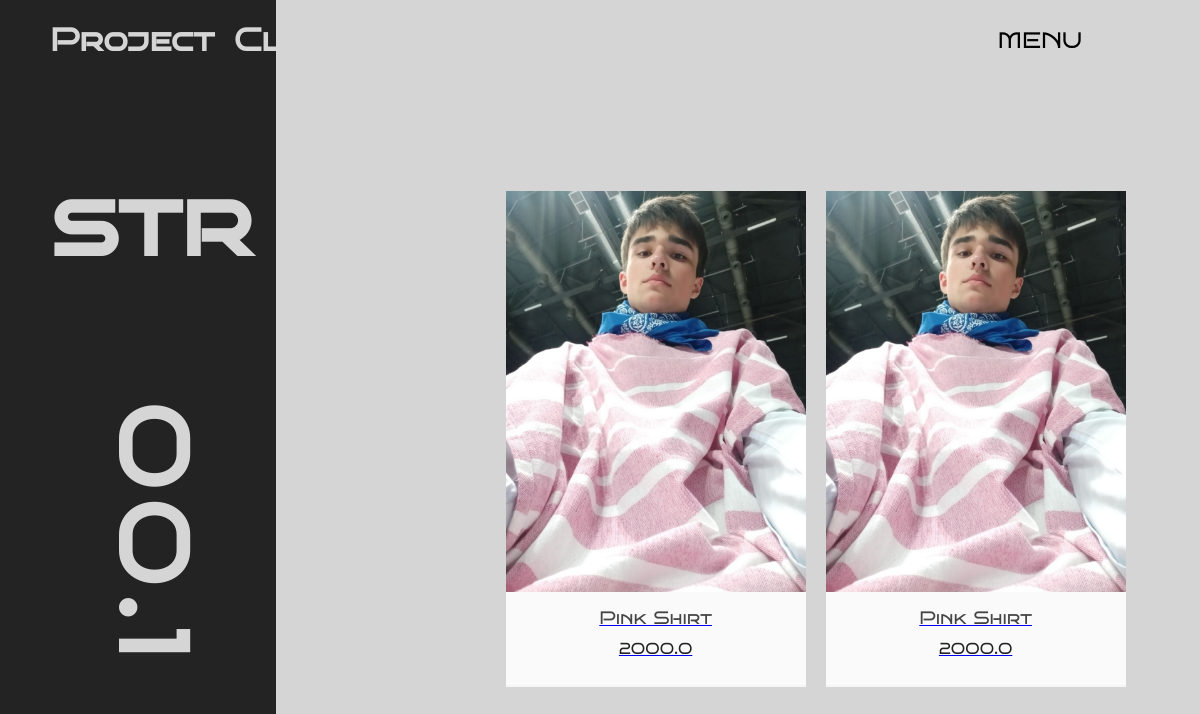
/catalog, run on the app's committed database.
### Store/models.py (models this page shows, shortened)
class Product(models.Model):
    name = models.CharField("Название товара", max_length=100)
    category = models.CharField("Категория", choices=CATEGORY_CHOICES, max_length=2)
    sex = models.CharField("Пол", choices=SEX_CHOICES, max_length=1)
    size = models.CharField("Размер", choices=SIZE_CHOICES, max_length=3)
    price = models.FloatField()
    image = models.ImageField(blank=True, upload_to="Store/static/products/")
    description = models.TextField("Описание", max_length=500, blank=True)

### Store/views.py (the view)
# urls.py: path("catalog", views.catalog, name="catalog"),
def catalog(request):
    products = Product.objects.all()
    context = {"products": products}
    return render(request, "Store/catalog.html", context=context)

### Store/templates/Store/catalog.html (shortened to what this page needs)
{% load static %}
<!DOCTYPE html>
<html lang="en">
  <head>
    <link rel="stylesheet" href="{% static '/css/style-index.css' %}" />
  </head>
  <body>
    <div class="header-container">
      <div class="header-left-part">
        <h1>Project</h1>
        <h1>Clt</h1>
      </div>
      <div class="header-right-part">
        <div class="header-right-part">
          <div class="dropdown">
            <button class="dropbtn"><a>MENU</a></button>
          </div>
        </div>
      </div>
    </div>
    <div class="main-container">
      <div class="main-container-left">
        <div class="main-container-left-up">
          <h1>str</h1>
        </div>
        <div class="main-container-right-down">
          <h1>00.1</h1>
        </div>
      </div>
      <div class="main-container-right">
        <div class="catalog">
          {% if products%} {% for product in products %}
          <div class="product-item">
            <a href="./product/{{product.id}}">
            <img src="/{{product.image}}" />
            <div class="product-list">
              <h3>{{product.name}}</h3>
              <span class="price">{{product.price}}</span>
              </a>
            </div>
          </div>
          {% endfor %} {% else %}
          <h1>There are no products</h1>
          <p>Wait a new release of products</p>
          {% endif %}
        </div>
  </body>
</html>

### Store/static/css/style-index.css (style rules this page uses)
body { height: 100%; width: 100%; margin: 0px; background: rgb(213,213,213); background: linear-gradient(90deg, rgb(35, 35, 35) 23%, rgb(213,213,213) 23%); }
h1, h2, h3, h4, h5, a, p { font-size: 2em; font-family: Bruno-regular; }
.header-container { display: flex; }
.header-left-part { width: 150px; display: flex; flex-direction: row; margin-left: 50px; gap: 20px; color: rgb(213,213,213); }
.header-right-part { display: flex; flex-direction: row; margin-left: auto; margin-right: 30px; align-items: center; gap: 50px; list-style-type: none }
.header-right-part a { text-decoration: none; }
.dropbtn { color: black; padding: 8px; font-size: 0.7em; border: none; outline: none; background-color: transparent; cursor: pointer; }
.dropdown { position: relative; display: inline-block; margin-right: 50px; }
.main-container { display: flex; flex-direction: row; margin: 20px; }
.main-container-left-up { margin-left: 30px; margin-top: 50px; font-size: 3em; color: rgb(213,213,213); }
.main-container-right-down { margin-top: 200px; font-size: 3em; letter-spacing: 10px; transform: rotate(90deg); color: rgb(213,213,213); }
.main-container-right { margin-top: 70px; margin-left: 200px; }
.catalog { display: flex; flex-direction: row; margin: 20px; flex-wrap: wrap; justify-content: space-between; gap: 20px; }
.product-item { width: 300px; text-align: center; margin: 0 auto; border-bottom: 2px solid #F5F5F5; background: white; font-family: "Open Sans"; transition: .3s ease-in; }
.product-item img { display: block; width: 100%; }
.product-list { background: #fafafa; padding: 15px 0; }
.product-list h3 { font-size: 18px; font-weight: 400; color: #444444; margin: 0 0 10px 0; }
.price { font-size: 16px; color: rgb(35, 35, 35); display: block; margin-bottom: 12px; }

### data on the page
Product: image (picture), name "Pink Shirt", price "2000.0"
Product: image (picture), name "Pink Shirt", price "2000.0"
